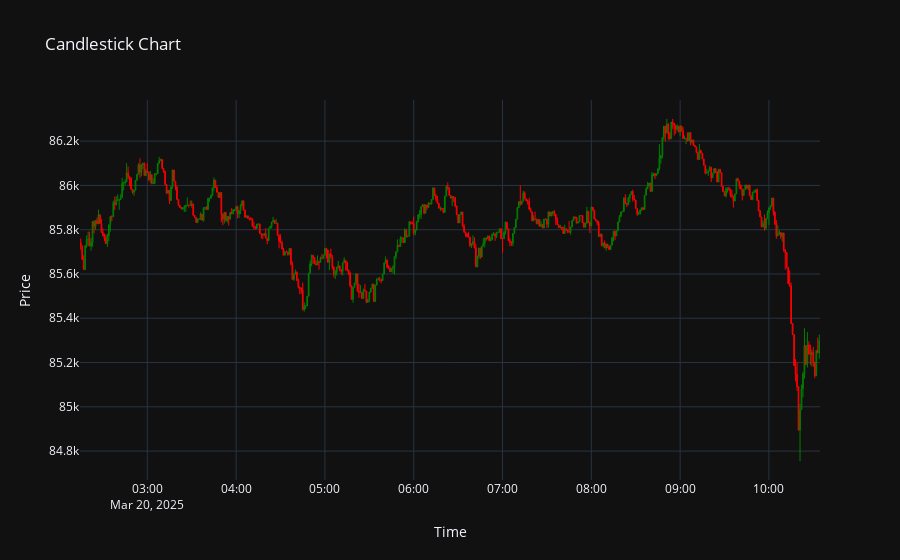

Notebook cell for this chart:
### Code cell
candle_visualizer.plot_candlestick(data.iloc[sample_start_point:sample_start_point+500])

### Figure 1 — Plotly figure (JSON) as saved in the notebook; plotly's stock layout.template omitted (floating-point values rounded to 4 significant figures; data arrays with more than 128 entries replaced by an {"elided": "..."} marker saying what was removed)
{"data": [{"close": {"elided": "500 float values"}, "decreasing": {"line": {"color": "red"}}, "high": {"elided": "500 float values"}, "increasing": {"line": {"color": "green"}}, "line": {"width": 1}, "low": {"elided": "500 float values"}, "name": "Candles", "open": {"elided": "500 float values"}, "type": "candlestick", "whiskerwidth": 0.2, "x": {"elided": "500 str values"}}], "layout": {"title": {"text": "Candlestick Chart"}, "xaxis": {"rangeslider": {"visible": false}, "title": {"text": "Time"}}, "yaxis": {"title": {"text": "Price"}}}}
